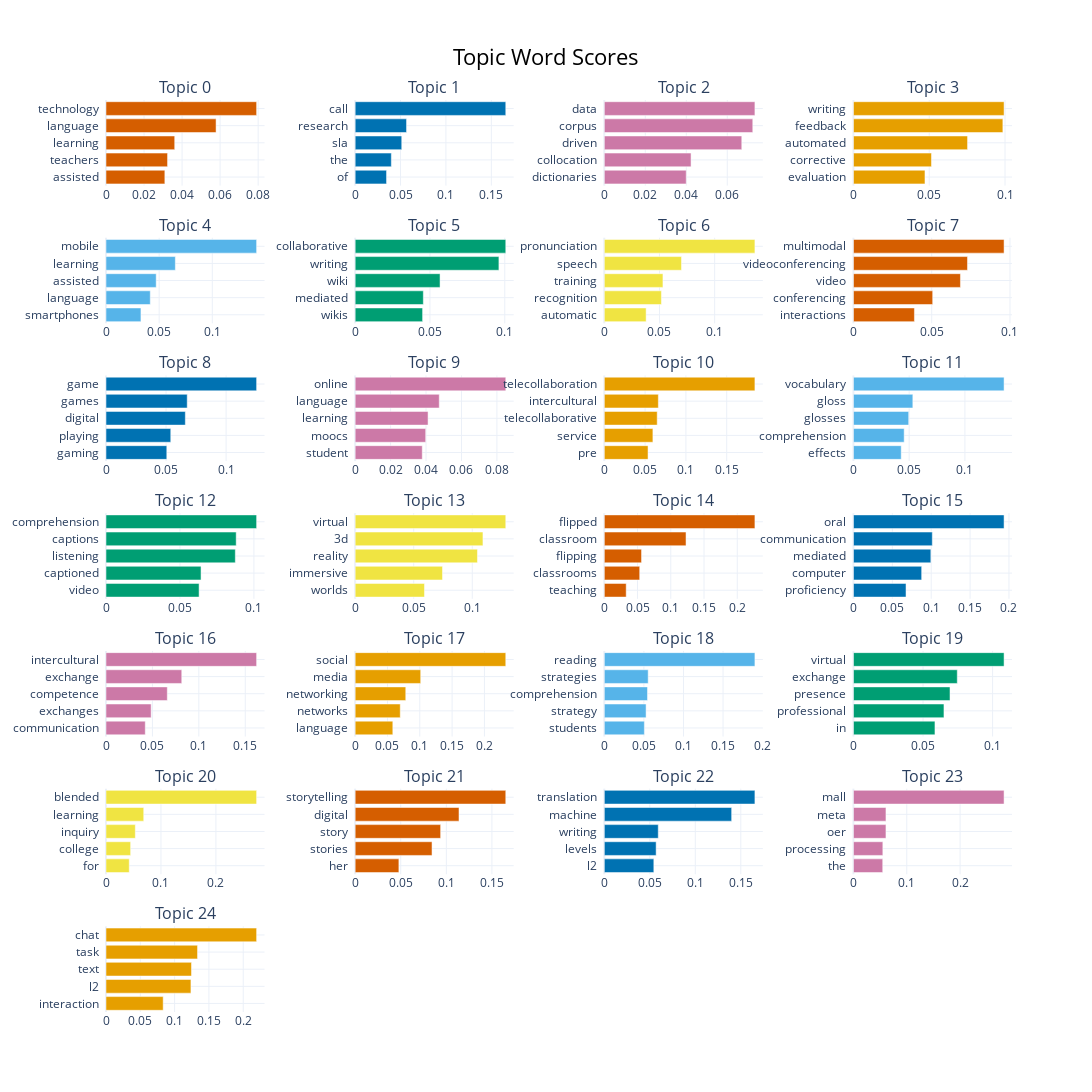

The cell this chart's notebook holds for it:
### Code cell
topics_to_include = list(range(0, 25))
model.visualize_barchart(topics= topics_to_include, width=300)

### Figure 1 — Plotly figure (JSON) as saved in the notebook; plotly's stock layout.template omitted (floating-point values rounded to 4 significant figures)
{"data": [{"marker": {"color": "#D55E00"}, "orientation": "h", "type": "bar", "x": [0.03094, 0.03236, 0.03613, 0.05788, 0.0792], "xaxis": "x", "y": ["assisted  ", "teachers  ", "learning  ", "language  ", "technology  "], "yaxis": "y"}, {"marker": {"color": "#0072B2"}, "orientation": "h", "type": "bar", "x": [0.03457, 0.03986, 0.05133, 0.05661, 0.1659], "xaxis": "x2", "y": ["of  ", "the  ", "sla  ", "research  ", "call  "], "yaxis": "y2"}, {"marker": {"color": "#CC79A7"}, "orientation": "h", "type": "bar", "x": [0.03998, 0.04233, 0.06708, 0.07245, 0.0735], "xaxis": "x3", "y": ["dictionaries  ", "collocation  ", "driven  ", "corpus  ", "data  "], "yaxis": "y3"}, {"marker": {"color": "#E69F00"}, "orientation": "h", "type": "bar", "x": [0.04719, 0.05148, 0.07528, 0.09859, 0.09938], "xaxis": "x4", "y": ["evaluation  ", "corrective  ", "automated  ", "feedback  ", "writing  "], "yaxis": "y4"}, {"marker": {"color": "#56B4E9"}, "orientation": "h", "type": "bar", "x": [0.03287, 0.04165, 0.04723, 0.06524, 0.1417], "xaxis": "x5", "y": ["smartphones  ", "language  ", "assisted  ", "learning  ", "mobile  "], "yaxis": "y5"}, {"marker": {"color": "#009E73"}, "orientation": "h", "type": "bar", "x": [0.04508, 0.04556, 0.05674, 0.09607, 0.1007], "xaxis": "x6", "y": ["wikis  ", "mediated  ", "wiki  ", "writing  ", "collaborative  "], "yaxis": "y6"}, {"marker": {"color": "#F0E442"}, "orientation": "h", "type": "bar", "x": [0.0379, 0.05176, 0.05313, 0.06996, 0.1365], "xaxis": "x7", "y": ["automatic  ", "recognition  ", "training  ", "speech  ", "pronunciation  "], "yaxis": "y7"}, {"marker": {"color": "#D55E00"}, "orientation": "h", "type": "bar", "x": [0.03895, 0.05062, 0.06836, 0.07284, 0.09622], "xaxis": "x8", "y": ["interactions  ", "conferencing  ", "video  ", "videoconferencing  ", "multimodal  "], "yaxis": "y8"}, {"marker": {"color": "#0072B2"}, "orientation": "h", "type": "bar", "x": [0.05062, 0.05393, 0.06607, 0.06764, 0.1254], "xaxis": "x9", "y": ["gaming  ", "playing  ", "digital  ", "games  ", "game  "], "yaxis": "y9"}, {"marker": {"color": "#CC79A7"}, "orientation": "h", "type": "bar", "x": [0.03787, 0.03982, 0.04115, 0.04746, 0.08501], "xaxis": "x10", "y": ["student  ", "moocs  ", "learning  ", "language  ", "online  "], "yaxis": "y10"}, {"marker": {"color": "#E69F00"}, "orientation": "h", "type": "bar", "x": [0.05359, 0.05955, 0.06484, 0.06623, 0.1846], "xaxis": "x11", "y": ["pre  ", "service  ", "telecollaborative  ", "intercultural  ", "telecollaboration  "], "yaxis": "y11"}, {"marker": {"color": "#56B4E9"}, "orientation": "h", "type": "bar", "x": [0.04287, 0.04551, 0.04958, 0.05329, 0.1351], "xaxis": "x12", "y": ["effects  ", "comprehension  ", "glosses  ", "gloss  ", "vocabulary  "], "yaxis": "y12"}, {"marker": {"color": "#009E73"}, "orientation": "h", "type": "bar", "x": [0.06292, 0.06425, 0.08742, 0.08801, 0.1018], "xaxis": "x13", "y": ["video  ", "captioned  ", "listening  ", "captions  ", "comprehension  "], "yaxis": "y13"}, {"marker": {"color": "#F0E442"}, "orientation": "h", "type": "bar", "x": [0.0592, 0.07459, 0.1044, 0.1091, 0.1286], "xaxis": "x14", "y": ["worlds  ", "immersive  ", "reality  ", "3d  ", "virtual  "], "yaxis": "y14"}, {"marker": {"color": "#D55E00"}, "orientation": "h", "type": "bar", "x": [0.03295, 0.05325, 0.05602, 0.1229, 0.2266], "xaxis": "x15", "y": ["teaching  ", "classrooms  ", "flipping  ", "classroom  ", "flipped  "], "yaxis": "y15"}, {"marker": {"color": "#0072B2"}, "orientation": "h", "type": "bar", "x": [0.0676, 0.08773, 0.09954, 0.1014, 0.1937], "xaxis": "x16", "y": ["proficiency  ", "computer  ", "mediated  ", "communication  ", "oral  "], "yaxis": "y16"}, {"marker": {"color": "#CC79A7"}, "orientation": "h", "type": "bar", "x": [0.0423, 0.04863, 0.06604, 0.0816, 0.1623], "xaxis": "x17", "y": ["communication  ", "exchanges  ", "competence  ", "exchange  ", "intercultural  "], "yaxis": "y17"}, {"marker": {"color": "#E69F00"}, "orientation": "h", "type": "bar", "x": [0.05828, 0.06978, 0.07829, 0.1014, 0.233], "xaxis": "x18", "y": ["language  ", "networks  ", "networking  ", "media  ", "social  "], "yaxis": "y18"}, {"marker": {"color": "#56B4E9"}, "orientation": "h", "type": "bar", "x": [0.0506, 0.05278, 0.05458, 0.05543, 0.1902], "xaxis": "x19", "y": ["students  ", "strategy  ", "comprehension  ", "strategies  ", "reading  "], "yaxis": "y19"}, {"marker": {"color": "#009E73"}, "orientation": "h", "type": "bar", "x": [0.05856, 0.06504, 0.06938, 0.0746, 0.1082], "xaxis": "x20", "y": ["in  ", "professional  ", "presence  ", "exchange  ", "virtual  "], "yaxis": "y20"}, {"marker": {"color": "#F0E442"}, "orientation": "h", "type": "bar", "x": [0.04229, 0.04482, 0.05334, 0.06865, 0.274], "xaxis": "x21", "y": ["for  ", "college  ", "inquiry  ", "learning  ", "blended  "], "yaxis": "y21"}, {"marker": {"color": "#D55E00"}, "orientation": "h", "type": "bar", "x": [0.04796, 0.08432, 0.09375, 0.1139, 0.1652], "xaxis": "x22", "y": ["her  ", "stories  ", "story  ", "digital  ", "storytelling  "], "yaxis": "y22"}, {"marker": {"color": "#0072B2"}, "orientation": "h", "type": "bar", "x": [0.05443, 0.05697, 0.0593, 0.1399, 0.1655], "xaxis": "x23", "y": ["l2  ", "levels  ", "writing  ", "machine  ", "translation  "], "yaxis": "y23"}, {"marker": {"color": "#CC79A7"}, "orientation": "h", "type": "bar", "x": [0.05491, 0.05512, 0.06096, 0.06097, 0.2825], "xaxis": "x24", "y": ["the  ", "processing  ", "oer  ", "meta  ", "mall  "], "yaxis": "y24"}, {"marker": {"color": "#E69F00"}, "orientation": "h", "type": "bar", "x": [0.08334, 0.1238, 0.1246, 0.1334, 0.2195], "xaxis": "x25", "y": ["interaction  ", "l2  ", "text  ", "task  ", "chat  "], "yaxis": "y25"}], "layout": {"annotations": [{"font": {"size": 16}, "showarrow": false, "text": "Topic 0", "x": 0.0875, "xanchor": "center", "xref": "paper", "y": 1, "yanchor": "bottom", "yref": "paper"}, {"font": {"size": 16}, "showarrow": false, "text": "Topic 1", "x": 0.3625, "xanchor": "center", "xref": "paper", "y": 1, "yanchor": "bottom", "yref": "paper"}, {"font": {"size": 16}, "showarrow": false, "text": "Topic 2", "x": 0.6375, "xanchor": "center", "xref": "paper", "y": 1, "yanchor": "bottom", "yref": "paper"}, {"font": {"size": 16}, "showarrow": false, "text": "Topic 3", "x": 0.9125, "xanchor": "center", "xref": "paper", "y": 1, "yanchor": "bottom", "yref": "paper"}, {"font": {"size": 16}, "showarrow": false, "text": "Topic 4", "x": 0.0875, "xanchor": "center", "xref": "paper", "y": 0.849, "yanchor": "bottom", "yref": "paper"}, {"font": {"size": 16}, "showarrow": false, "text": "Topic 5", "x": 0.3625, "xanchor": "center", "xref": "paper", "y": 0.849, "yanchor": "bottom", "yref": "paper"}, {"font": {"size": 16}, "showarrow": false, "text": "Topic 6", "x": 0.6375, "xanchor": "center", "xref": "paper", "y": 0.849, "yanchor": "bottom", "yref": "paper"}, {"font": {"size": 16}, "showarrow": false, "text": "Topic 7", "x": 0.9125, "xanchor": "center", "xref": "paper", "y": 0.849, "yanchor": "bottom", "yref": "paper"}, {"font": {"size": 16}, "showarrow": false, "text": "Topic 8", "x": 0.0875, "xanchor": "center", "xref": "paper", "y": 0.698, "yanchor": "bottom", "yref": "paper"}, {"font": {"size": 16}, "showarrow": false, "text": "Topic 9", "x": 0.3625, "xanchor": "center", "xref": "paper", "y": 0.698, "yanchor": "bottom", "yref": "paper"}, {"font": {"size": 16}, "showarrow": false, "text": "Topic 10", "x": 0.6375, "xanchor": "center", "xref": "paper", "y": 0.698, "yanchor": "bottom", "yref": "paper"}, {"font": {"size": 16}, "showarrow": false, "text": "Topic 11", "x": 0.9125, "xanchor": "center", "xref": "paper", "y": 0.698, "yanchor": "bottom", "yref": "paper"}, {"font": {"size": 16}, "showarrow": false, "text": "Topic 12", "x": 0.0875, "xanchor": "center", "xref": "paper", "y": 0.5469, "yanchor": "bottom", "yref": "paper"}, {"font": {"size": 16}, "showarrow": false, "text": "Topic 13", "x": 0.3625, "xanchor": "center", "xref": "paper", "y": 0.5469, "yanchor": "bottom", "yref": "paper"}, {"font": {"size": 16}, "showarrow": false, "text": "Topic 14", "x": 0.6375, "xanchor": "center", "xref": "paper", "y": 0.5469, "yanchor": "bottom", "yref": "paper"}, {"font": {"size": 16}, "showarrow": false, "text": "Topic 15", "x": 0.9125, "xanchor": "center", "xref": "paper", "y": 0.5469, "yanchor": "bottom", "yref": "paper"}, {"font": {"size": 16}, "showarrow": false, "text": "Topic 16", "x": 0.0875, "xanchor": "center", "xref": "paper", "y": 0.3959, "yanchor": "bottom", "yref": "paper"}, {"font": {"size": 16}, "showarrow": false, "text": "Topic 17", "x": 0.3625, "xanchor": "center", "xref": "paper", "y": 0.3959, "yanchor": "bottom", "yref": "paper"}, {"font": {"size": 16}, "showarrow": false, "text": "Topic 18", "x": 0.6375, "xanchor": "center", "xref": "paper", "y": 0.3959, "yanchor": "bottom", "yref": "paper"}, {"font": {"size": 16}, "showarrow": false, "text": "Topic 19", "x": 0.9125, "xanchor": "center", "xref": "paper", "y": 0.3959, "yanchor": "bottom", "yref": "paper"}, {"font": {"size": 16}, "showarrow": false, "text": "Topic 20", "x": 0.0875, "xanchor": "center", "xref": "paper", "y": 0.2449, "yanchor": "bottom", "yref": "paper"}, {"font": {"size": 16}, "showarrow": false, "text": "Topic 21", "x": 0.3625, "xanchor": "center", "xref": "paper", "y": 0.2449, "yanchor": "bottom", "yref": "paper"}, {"font": {"size": 16}, "showarrow": false, "text": "Topic 22", "x": 0.6375, "xanchor": "center", "xref": "paper", "y": 0.2449, "yanchor": "bottom", "yref": "paper"}, {"font": {"size": 16}, "showarrow": false, "text": "Topic 23", "x": 0.9125, "xanchor": "center", "xref": "paper", "y": 0.2449, "yanchor": "bottom", "yref": "paper"}, {"font": {"size": 16}, "showarrow": false, "text": "Topic 24", "x": 0.0875, "xanchor": "center", "xref": "paper", "y": 0.09388, "yanchor": "bottom", "yref": "paper"}], "height": 1750, "hoverlabel": {"bgcolor": "white", "font": {"family": "Rockwell", "size": 16}}, "showlegend": false, "title": {"font": {"color": "Black", "size": 22}, "text": "Topic Word Scores", "x": 0.5, "xanchor": "center", "yanchor": "top"}, "width": 1200, "xaxis": {"anchor": "y", "domain": [0, 0.175], "showgrid": true}, "xaxis10": {"anchor": "y10", "domain": [0.275, 0.45], "showgrid": true}, "xaxis11": {"anchor": "y11", "domain": [0.55, 0.725], "showgrid": true}, "xaxis12": {"anchor": "y12", "domain": [0.825, 1], "showgrid": true}, "xaxis13": {"anchor": "y13", "domain": [0, 0.175], "showgrid": true}, "xaxis14": {"anchor": "y14", "domain": [0.275, 0.45], "showgrid": true}, "xaxis15": {"anchor": "y15", "domain": [0.55, 0.725], "showgrid": true}, "xaxis16": {"anchor": "y16", "domain": [0.825, 1], "showgrid": true}, "xaxis17": {"anchor": "y17", "domain": [0, 0.175], "showgrid": true}, "xaxis18": {"anchor": "y18", "domain": [0.275, 0.45], "showgrid": true}, "xaxis19": {"anchor": "y19", "domain": [0.55, 0.725], "showgrid": true}, "xaxis2": {"anchor": "y2", "domain": [0.275, 0.45], "showgrid": true}, "xaxis20": {"anchor": "y20", "domain": [0.825, 1], "showgrid": true}, "xaxis21": {"anchor": "y21", "domain": [0, 0.175], "showgrid": true}, "xaxis22": {"anchor": "y22", "domain": [0.275, 0.45], "showgrid": true}, "xaxis23": {"anchor": "y23", "domain": [0.55, 0.725], "showgrid": true}, "xaxis24": {"anchor": "y24", "domain": [0.825, 1], "showgrid": true}, "xaxis25": {"anchor": "y25", "domain": [0, 0.175], "showgrid": true}, "xaxis26": {"anchor": "y26", "domain": [0.275, 0.45], "showgrid": true}, "xaxis27": {"anchor": "y27", "domain": [0.55, 0.725], "showgrid": true}, "xaxis28": {"anchor": "y28", "domain": [0.825, 1], "showgrid": true}, "xaxis3": {"anchor": "y3", "domain": [0.55, 0.725], "showgrid": true}, "xaxis4": {"anchor": "y4", "domain": [0.825, 1], "showgrid": true}, "xaxis5": {"anchor": "y5", "domain": [0, 0.175], "showgrid": true}, "xaxis6": {"anchor": "y6", "domain": [0.275, 0.45], "showgrid": true}, "xaxis7": {"anchor": "y7", "domain": [0.55, 0.725], "showgrid": true}, "xaxis8": {"anchor": "y8", "domain": [0.825, 1], "showgrid": true}, "xaxis9": {"anchor": "y9", "domain": [0, 0.175], "showgrid": true}, "yaxis": {"anchor": "x", "domain": [0.9061, 1], "showgrid": true}, "yaxis10": {"anchor": "x10", "domain": [0.6041, 0.698], "showgrid": true}, "yaxis11": {"anchor": "x11", "domain": [0.6041, 0.698], "showgrid": true}, "yaxis12": {"anchor": "x12", "domain": [0.6041, 0.698], "showgrid": true}, "yaxis13": {"anchor": "x13", "domain": [0.4531, 0.5469], "showgrid": true}, "yaxis14": {"anchor": "x14", "domain": [0.4531, 0.5469], "showgrid": true}, "yaxis15": {"anchor": "x15", "domain": [0.4531, 0.5469], "showgrid": true}, "yaxis16": {"anchor": "x16", "domain": [0.4531, 0.5469], "showgrid": true}, "yaxis17": {"anchor": "x17", "domain": [0.302, 0.3959], "showgrid": true}, "yaxis18": {"anchor": "x18", "domain": [0.302, 0.3959], "showgrid": true}, "yaxis19": {"anchor": "x19", "domain": [0.302, 0.3959], "showgrid": true}, "yaxis2": {"anchor": "x2", "domain": [0.9061, 1], "showgrid": true}, "yaxis20": {"anchor": "x20", "domain": [0.302, 0.3959], "showgrid": true}, "yaxis21": {"anchor": "x21", "domain": [0.151, 0.2449], "showgrid": true}, "yaxis22": {"anchor": "x22", "domain": [0.151, 0.2449], "showgrid": true}, "yaxis23": {"anchor": "x23", "domain": [0.151, 0.2449], "showgrid": true}, "yaxis24": {"anchor": "x24", "domain": [0.151, 0.2449], "showgrid": true}, "yaxis25": {"anchor": "x25", "domain": [0, 0.09388], "showgrid": true}, "yaxis26": {"anchor": "x26", "domain": [0, 0.09388], "showgrid": true}, "yaxis27": {"anchor": "x27", "domain": [0, 0.09388], "showgrid": true}, "yaxis28": {"anchor": "x28", "domain": [0, 0.09388], "showgrid": true}, "yaxis3": {"anchor": "x3", "domain": [0.9061, 1], "showgrid": true}, "yaxis4": {"anchor": "x4", "domain": [0.9061, 1], "showgrid": true}, "yaxis5": {"anchor": "x5", "domain": [0.7551, 0.849], "showgrid": true}, "yaxis6": {"anchor": "x6", "domain": [0.7551, 0.849], "showgrid": true}, "yaxis7": {"anchor": "x7", "domain": [0.7551, 0.849], "showgrid": true}, "yaxis8": {"anchor": "x8", "domain": [0.7551, 0.849], "showgrid": true}, "yaxis9": {"anchor": "x9", "domain": [0.6041, 0.698], "showgrid": true}}}
